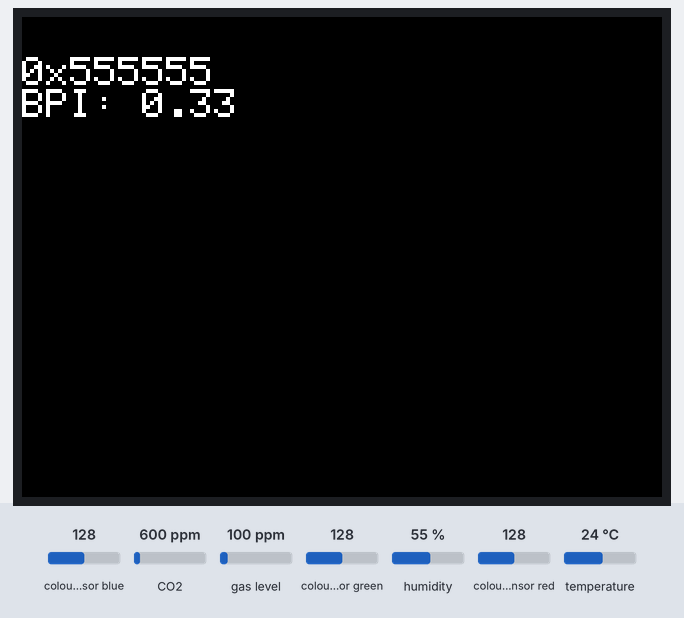
Simulated run of this sketch. Board: ESP32. Shown: 320×240 colour display. Inputs (shaded band) come from the test bench; at power-on: colour sensor blue 128, colour sensor green 128, colour sensor red 128, CO2 600 ppm, gas level 100 ppm, humidity 55 %, temperature 24 °C. WiFi joins after 1.5 s; servers stay silent unless stated; what the sketch prints to the serial monitor is not drawn.

Above: at 2.9 s.
3.0 s: colour sensor blue set to 250
At 3.6 s:
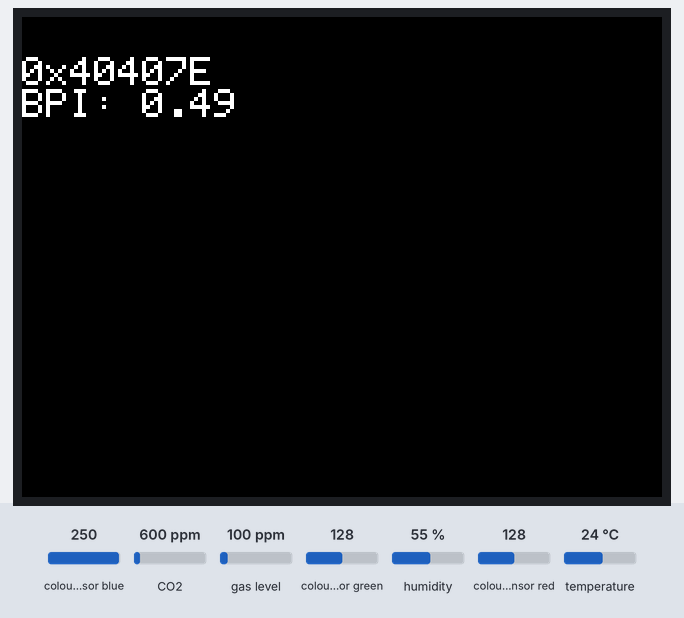
7.2 s: colour sensor green set to 5
At 7.8 s:
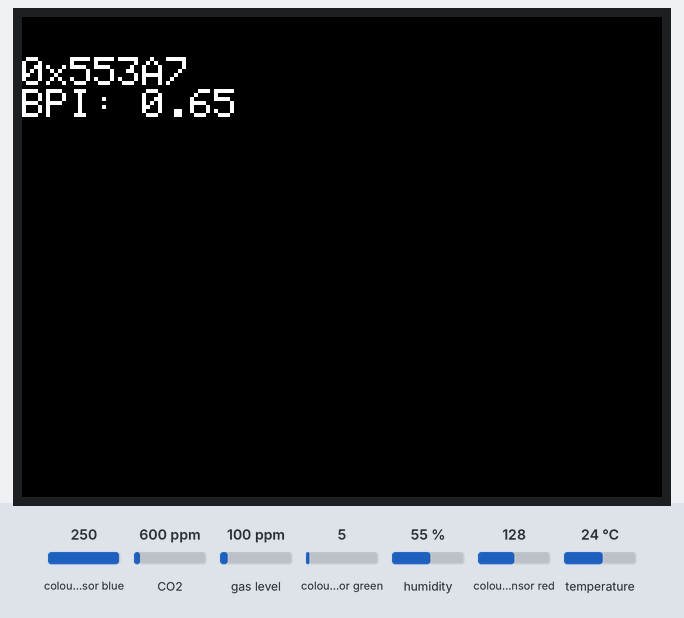
11.4 s: colour sensor red set to 5
At 11.8 s:
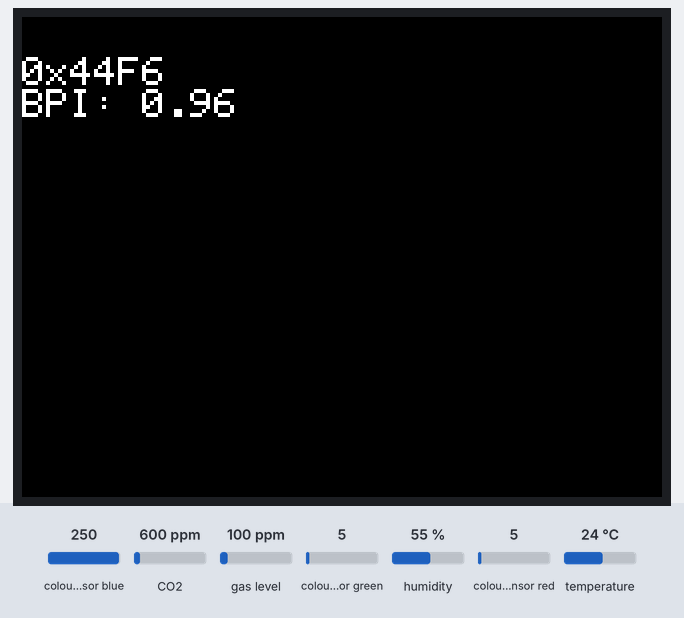
12.9 s: colour sensor blue set to 64
At 13.5 s:
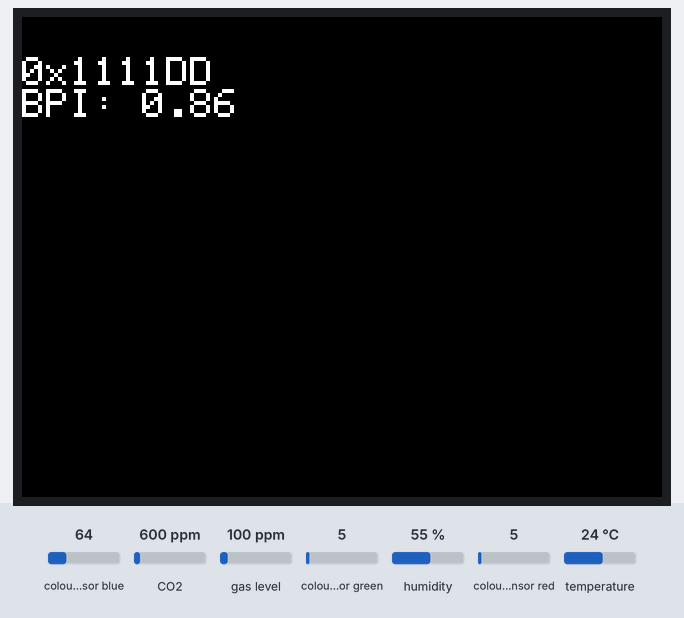
17.1 s: colour sensor green set to 128
At 17.6 s:
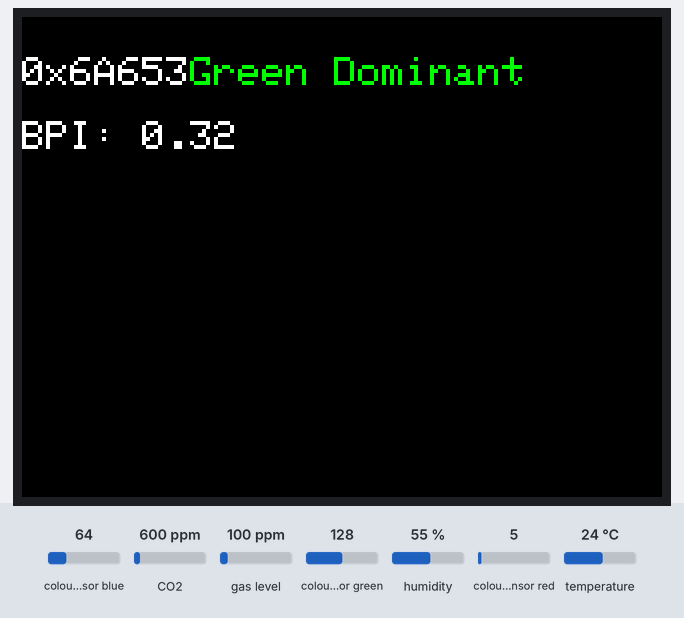
21.3 s: colour sensor red set to 64
At 22.2 s:
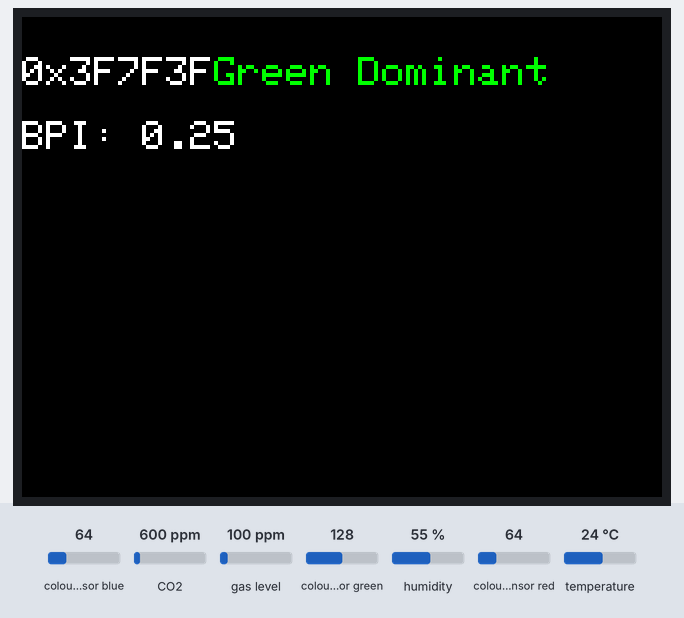
Timing chart, 0 to 24.3 s (numbered marks = the images above; inputs shaded):
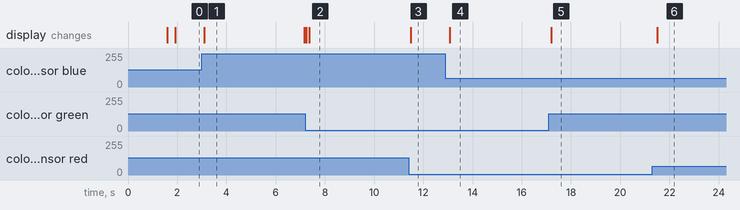

Measured:
- after the input at 3.0 s, the display: changes after 0.11 s (image 1)
- after the input at 7.2 s, the display: first differs from a run without the input after 0.16 s (image 2)
- after the input at 11.4 s, the display: changes after 0.09 s (image 3)
- after the input at 12.9 s, the display: changes after 0.17 s (image 4)
- after the input at 17.1 s, the display: changes after 0.10 s (image 5)
- after the input at 21.3 s, the display: changes after 0.20 s (image 6)
- what the display in image 1 shows lasts 4.1 s, from 3.1 s to 7.2 s

The sketch:

final_sketch.ino
```cpp
// This code is derived from the HelloServer Example
// in the (ESP32) WebServer library .
//
// It hosts a webpage which has one temperature reading to display.
// The webpage is always the same apart from the reading which would change.
// The getTemp() function simulates getting a temperature reading.
// homePage.h contains 2 constant string literals which is the two parts of the
// webpage that never change.
// handleRoot() builds up the webpage by adding as a C++ String:
// homePagePart1 + getTemp() +homePagePart2
// It then serves the webpage with the command:
// server.send(200, "text/html", message);
// Note the text is served as html.
//
//
#include <WiFi.h>
#include <WiFiClient.h>
#include <WebServer.h>
#include <ESPmDNS.h>
#include "homepage.h"

#include <DFRobot_DHT11.h>
DFRobot_DHT11 DHT;
#define DHT11_PIN 4

#include <Wire.h>
#include "Adafruit_SGP30.h"
Adafruit_SGP30 sgp;

//M5
#include <M5Stack.h>
#include "Adafruit_TCS34725.h"
#define commonAnode \
    true  // set to false if using a common cathode LED.

byte gammatable[256];  // our RGB -> eye-recognized gamma color

static uint16_t color16(uint16_t r, uint16_t g, uint16_t b)
{
    uint16_t _color;
    _color = (uint16_t)(r & 0xF8) << 8;
    _color |= (uint16_t)(g & 0xFC) << 3;
    _color |= (uint16_t)(b & 0xF8) >> 3;
    return _color;
}

Adafruit_TCS34725 tcs = Adafruit_TCS34725(TCS34725_INTEGRATIONTIME_50MS, TCS34725_GAIN_4X);

const char* ssid = "JoseiPhone";
const char* password = "Jm290905=??";

WebServer server(80);

// GLOBAL sensor variables
float t = 0, h = 0, tvoc = 0, eco2 = 0;
unsigned long lastRead = 0;
uint16_t clear, red, green, blue;
float BPI = 0;
uint flag = 0;

void readSensors() {
  // Read DHT11
  DHT.read(DHT11_PIN);
  t = DHT.temperature;
  h = DHT.humidity;

  // Read SGP30
  if (sgp.IAQmeasure()) {
    tvoc = sgp.TVOC;
    eco2 = sgp.eCO2;
  }

  M5.lcd.setTextSize(2);  // Set the text size to 2.
  M5.Lcd.setTextColor(WHITE, BLACK);
  Serial.println("Color View Test!");
}

void handleRoot() {
  String message = homePagePart1 + homePagePart2;

  server.send(200, "text/html", message);
}

void setup() {
  Serial.begin(115200);

  // Start WiFi
  WiFi.begin(ssid, password);
  while (WiFi.status() != WL_CONNECTED) {
    delay(200);
    Serial.print(".");
  }
  Serial.println("\nConnected!");
  Serial.print("IP address: ");
  Serial.println(WiFi.localIP());

  // Init SGP30
  if (!sgp.begin()) {
    Serial.println("SGP30 init failed!");
  }

  server.on("/", handleRoot);

  Serial.println("HTTP server started");

  M5.begin();             // Init M5Stack.
  M5.Power.begin();       // Init power
  while (!tcs.begin()) {  //color unit
      Serial.println("No TCS34725 found ... check your connections");
      M5.Lcd.drawString("No Found sensor.", 50, 100, 4);
      delay(1000);
  }

  tcs.setIntegrationTime(TCS34725_INTEGRATIONTIME_154MS);  // Sets the integration time for the TC34725.


    server.on("/temperature", [](){ server.send(200, "text/plain", String(t)); });
    server.on("/humidity",    [](){ server.send(200, "text/plain", String(h)); });
    server.on("/bpi", [](){
    server.send(200, "text/plain", String(BPI, 2)); // sends 0.00, 0.45, etc
});
    server.on("/tvoc",        [](){ server.send(200, "text/plain", String(tvoc)); });
    server.on("/eco2",        [](){ server.send(200, "text/plain", String(eco2)); });
    //Starting the server
    server.begin();
}

void loop() {
  server.handleClient();

  // Read sensors every 1 second (non-blocking)
  if (millis() - lastRead >= 1000) {
    readSensors();
    lastRead = millis();
  }

  tcs.getRawData(&red, &green, &blue, &clear);  // Reads the raw red, green, blue and clear channel values
  // Figure out some basic hex code for visualization.
  uint32_t sum = clear;
  float r, g, b;
  r = red;
  r /= sum;
  g = green;
  g /= sum;
  b = blue;
  b /= sum;
  r *= 256;
  g *= 256;
  b *= 256;
  uint16_t _color = color16((int)r, (int)g, (int)b);

  M5.lcd.setCursor(0, 20);                 // Place the cursor at (0,20).
  M5.Lcd.fillScreen(BLACK);
  M5.Lcd.setCursor(0, 20);  // Fill the screen with a black rectangle.

  Serial.print("R: "); Serial.print(red);
  Serial.print(" G: "); Serial.print(green);
  Serial.print(" B: "); Serial.println(blue);
  M5.Lcd.print("0x");
  M5.Lcd.print((int)r, HEX);
  M5.Lcd.print((int)g, HEX);
  M5.Lcd.print((int)b, HEX);

  BPI = blue / (float)clear;

  if (BPI > 0.65) {
    Serial.println("High blue light pollution");
    flag = 1;
  }
  else if (BPI > 0.45) {
    Serial.println("Moderate blue light");
    flag = 2;
  }
  else {
    Serial.println("Low blue light");
    flag = 3;
  }

  if (g > r && g > b) {
    M5.Lcd.setTextColor(GREEN);
     M5.Lcd.println("Green Dominant");
     Serial.println("Green Dominant");
  }
  M5.Lcd.setTextColor(WHITE);
  M5.Lcd.printf("\nBPI: %.2f\n", BPI);
  //delay(1000);
}
```

homepage.h
```cpp
String homePagePart1 = R"=====(<!DOCTYPE html>
<html lang="en">
<head>
<meta charset="utf-8">
<meta name="viewport" content="width=device-width, initial-scale=1">
<title>Sensor Readings</title>

<script>
async function updateSensors() {
    try {
        const temp = await (await fetch("/temperature")).text();
        const hum  = await (await fetch("/humidity")).text();
        const bpi  = await (await fetch("/bpi")).text();
        const tvoc = await (await fetch("/tvoc")).text();
        const eco2 = await (await fetch("/eco2")).text();

        document.getElementById("temp").textContent = temp;
        document.getElementById("temp").style.color = "blue";
        document.getElementById("hum").textContent = hum;
        document.getElementById("hum").style.color = "purple";

        // Convert BPI to number safely
        let bpiValue = parseFloat(bpi.trim());
        if (isNaN(bpiValue)) bpiValue = 0;

        let level = "";
        let color = "black";

        if (bpiValue > 0.65) {
            level = "High";
            color = "red";
        }
        else if (bpiValue > 0.45) {
            level = "Moderate";
            color = "orange";
        }
        else {
            level = "Low";
            color = "green";
        }

        document.getElementById("bpi").textContent = bpiValue.toFixed(2);
        const unitCell = document.getElementById("bpi_unit");
        unitCell.textContent = level;
        unitCell.style.color = color;

        document.getElementById("tvoc").textContent = parseFloat(tvoc).toFixed(0);
        document.getElementById("eco2").textContent = parseFloat(eco2).toFixed(0);
    }
    catch (error) {
        console.log("Error updating sensors:", error);
    }
}

// Update every second
setInterval(updateSensors, 1000);
updateSensors(); // initial call
</script>

<style>
body {
    font-family: Arial, sans-serif;
    text-align: center;
    background: linear-gradient(to right, #74ebd5, #ACB6E5);
    margin: 0;
    padding: 20px;
}

h1 {
    color: #333;
}

p {
    color: #555;
}

.flex-Container {
    background: white;
    padding: 20px;
    border-radius: 12px;
    width: 90%;
    max-width: 600px;
    margin: auto;
    box-shadow: 0 4px 15px rgba(0,0,0,0.2);
}

table {
    margin: 20px auto;
    border-collapse: collapse;
    width: 100%;
}

th {
    background-color: #4CAF50;
    color: white;
    padding: 10px;
}

td {
    padding: 10px;
    border-bottom: 1px solid #ddd;
    transition: all 0.3s ease;
}

/* Zebra striping */
tr:nth-child(even) {
    background-color: #f2f2f2;
}

/* Hover effect */
tr:hover {
    background-color: #ddd;
}

/* Sensor value styling */
td[id] {
    font-weight: bold;
    font-size: 1.1em;
}
#bpi_unit {
    font-weight: bold;
}
</style>
</head>

<body>
<div class="flex-Container">
<h1>Light Pollution Sensor Website</h1>
<p>Welcome to my website displaying the data from the sensors</p>

<table>
<tr>
<th>Sensor</th>
<th>Value</th>
<th>Unit</th>
</tr>

<tr>
  <td style="color: blue;">Temperature</td>
  <td id="temp" style="color: blue;">--</td>
  <td style="color: blue;">°C</td>
</tr>
<tr>
  <td style="color: purple;">Humidity</td>
  <td id="hum" style="color: purple;">--</td>
  <td style="color: purple;">%</td>
</tr>
<tr>
  <td style="color: deepskyblue;">Blue Light</td>
  <td id="bpi" style="color: deepskyblue;">--</td>
  <td id = "bpi_unit">Level</td>
</tr>
<tr>
  <td style="color: brown;">TVOC</td>
  <td id="tvoc" style="color: brown;">--</td>
  <td style="color: brown;">ppb</td>
</tr>
<tr>
  <td>eCO2</td>
  <td id="eco2">--</td>
  <td>ppm</td>
</tr>

)=====";
String homePagePart2 = R"=====(

</table>
</div>
</body>
</html>

)=====";
```
